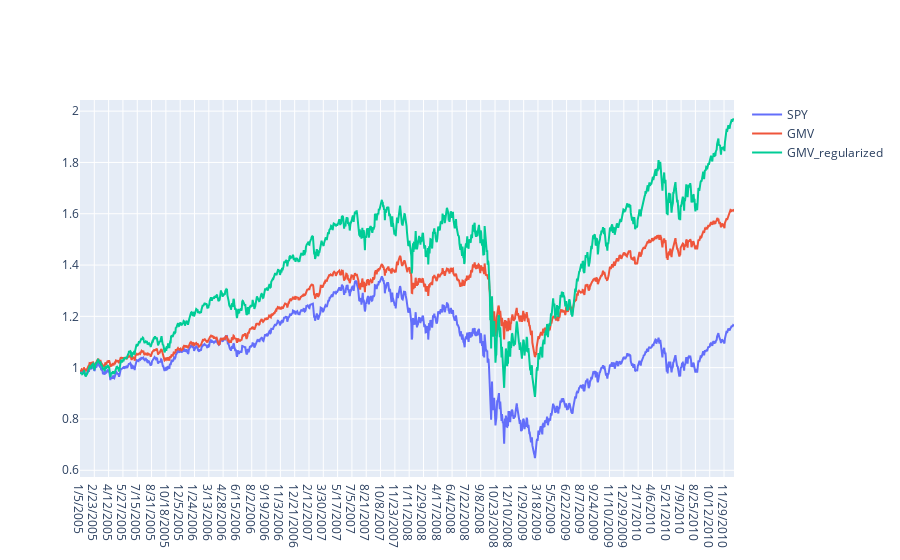

Here is the notebook cell this chart was saved with:
### Code cell
fig = go.Figure()

fig.add_trace(go.Scatter(
      x=SPY_culmulative_return.index,
      y=SPY_culmulative_return,
      name="SPY"
  ))

fig.add_trace(go.Scatter(
      x=SPY_culmulative_return.index,
      y=GMV_cumulative_return,
      name="GMV"
  ))

fig.add_trace(go.Scatter(
      x=SPY_culmulative_return.index,
      y=GMV_cumulative_return_regularized,
      name="GMV_regularized"
  ))

fig.show()

### Figure 1 — Plotly figure (JSON) as saved in the notebook; plotly's stock layout.template omitted (floating-point values rounded to 4 significant figures; data arrays with more than 128 entries replaced by an {"elided": "..."} marker saying what was removed)
{"data": [{"name": "SPY", "type": "scatter", "x": {"elided": "1509 str values"}, "y": {"elided": "1509 float values"}}, {"name": "GMV", "type": "scatter", "x": {"elided": "1509 str values"}, "y": {"elided": "1509 float values"}}, {"name": "GMV_regularized", "type": "scatter", "x": {"elided": "1509 str values"}, "y": {"elided": "1509 float values"}}], "layout": {}}
